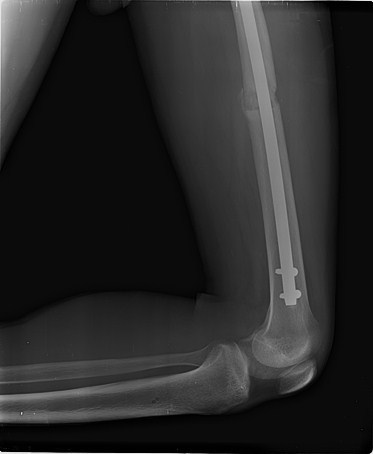
#> input picture Dataset_FracAtlas/images/Fractured/IMG0000468.jpg, 373 x 454 px, found by its file name; its folder holds 4 pictures in this run
$ python image_preaugmentation.py   (older library calls are emulated)
#> lines starting #> are read from the running program, lines starting #| are printed output that depends on the picture
from PIL import Image, ImageFilter, ImageFile
import os
import shutil
import random

ImageFile.LOAD_TRUNCATED_IMAGES = True

from PIL.ImageFilter import (
   EDGE_ENHANCE_MORE
)

frac = 'C:/Users/paulz/Documents/ProgrammingDigitalProjects_v2/Dataset_FracAtlas/images/Fractured'

os.mkdir('C:/Users/paulz/Documents/ProgrammingDigitalProjects_v2/Dataset_FracAtlas/images/frac_augmented')
frac_augmented = 'C:/Users/paulz/Documents/ProgrammingDigitalProjects_v2/Dataset_FracAtlas/images/frac_augmented'


# #copy original fractures into frac_augmented folder
fracs = os.listdir(frac)
for datei in fracs:
    quellpfad = os.path.join(frac,datei)
    zielpfad = os.path.join(frac_augmented,datei)
    shutil.copy2(quellpfad,zielpfad)


# #alle fracs 0.1 reinzoomen
for filename in os.listdir(frac):
    img_path = os.path.join(frac, filename)
    filename = filename[:-4] + '_zoomed.jpg'
    img = Image.open(img_path)
#> img is the input picture: PIL image 373x454 RGB; min 0, max 240, mean 40.4

    breite, höhe = img.size
#> breite = 373; höhe = 454
    neue_breite = int(breite*0.9)
#> neue_breite = 335
    neue_höhe = int(höhe*0.9)
#> neue_höhe = 408
    links = (breite - neue_breite) // 2
#> links = 19
    oben = (höhe - neue_höhe) // 2
#> oben = 23
    rechts = links + neue_breite
#> rechts = 354
    unten = oben + neue_höhe
#> unten = 431

    img_resized = img.crop((links,oben,rechts,unten)).resize((neue_breite,neue_höhe),Image.ANTIALIAS)
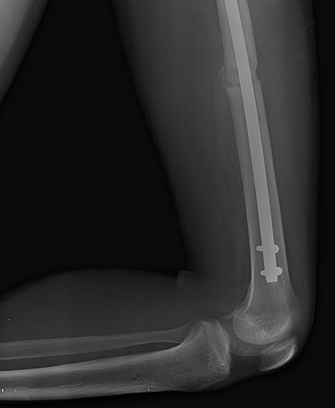
#> img_resized: PIL image 335x408 RGB; min 0, max 225, mean 41.8
    output_path = os.path.join(frac_augmented,filename)
    img_resized.save(output_path)
#> pass 2 of the loop `for filename in os.listdir(frac):`:
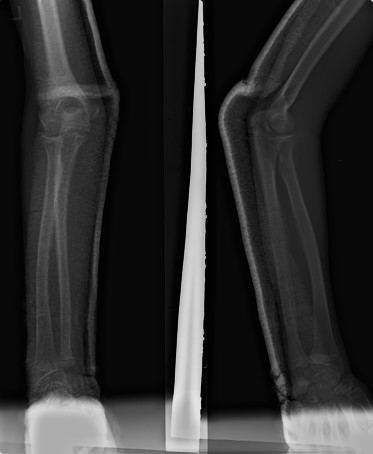
#> input picture Dataset_FracAtlas/images/Fractured/IMG0000671.jpg, 373 x 454 px, found by its file name
#> img is the input picture: PIL image 373x454 RGB; min 0, max 230, mean 46.7
#> `img_resized = img.crop((links,oben,rechts,unten)).resize((neue_breite,..`:
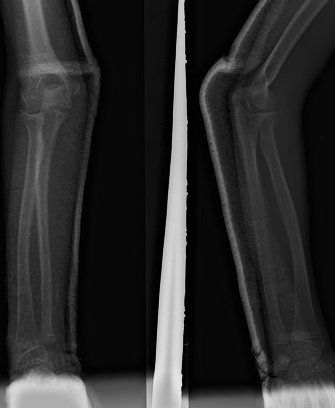
#> img_resized: PIL image 335x408 RGB; min 0, max 230, mean 44.2
#> pass 3 of the loop `for filename in os.listdir(frac):`:
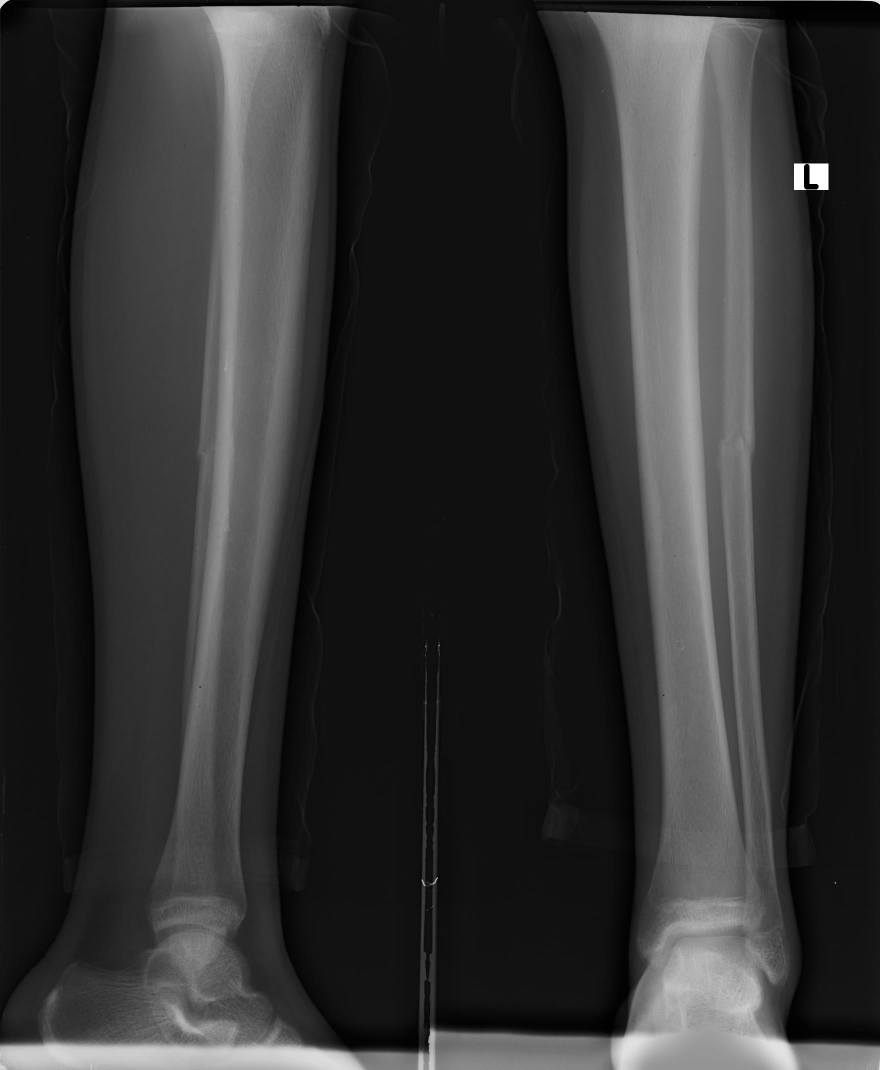
#> input picture Dataset_FracAtlas/images/Fractured/IMG0002301.jpg, 1760 x 2140 px, found by its file name (shown at 1/2 size)
#> img is the input picture: PIL image 1760x2140 RGB; min 0, max 255, mean 50.3
#> `img_resized = img.crop((links,oben,rechts,unten)).resize((neue_breite,..`:
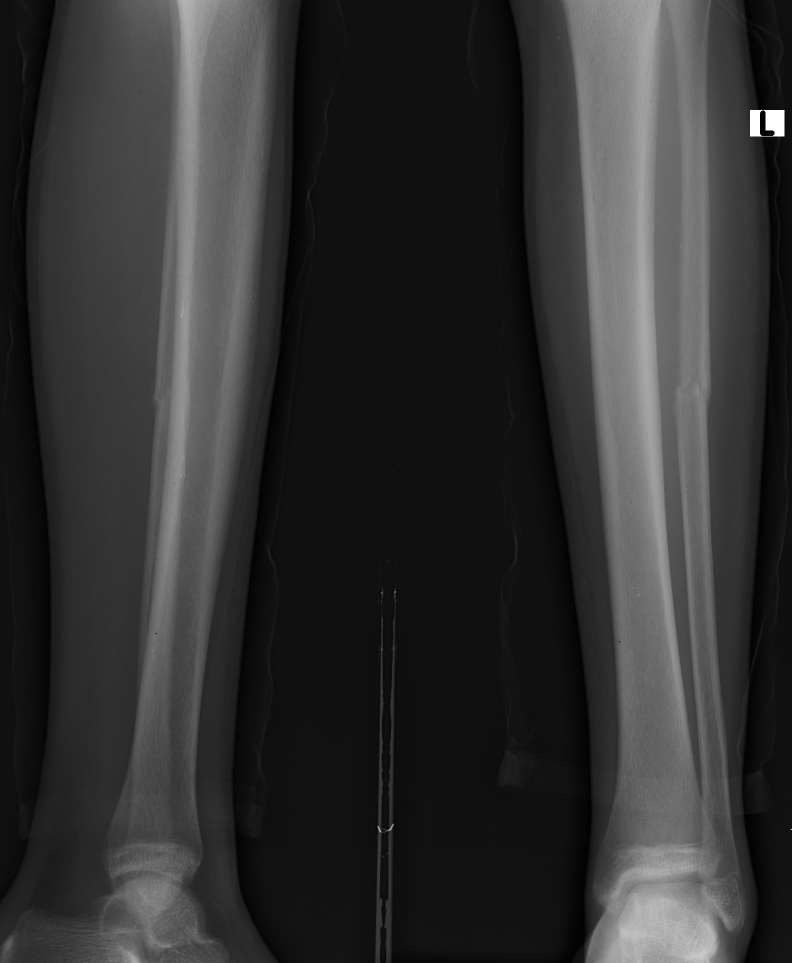
#> img_resized: PIL image 1584x1926 RGB (shown at 1/2 size); min 0, max 255, mean 49.6
#> the loop made 4 passes; the first 3 are shown

# #alle bilder horizontal spiegeln
#> (the run stopped early here; a loop or call above may not have finished)
